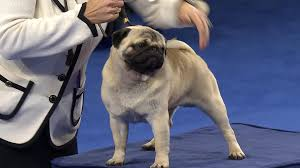
#> input picture AI/dog_photos/pug/1565375745604.jpeg, 300 x 168 px
$ python 1-create-training-data.py
#> lines starting #> are read from the running program, lines starting #| are printed output that depends on the picture
import numpy as np # pip install numpy
import matplotlib.pyplot as plt # pip install matplotlib
import os
import cv2 # pip install openvc-python

currentDirectory = os.getcwd()
DATADIR = currentDirectory + "/dog_photos"
CATEGORIES = [ "pug", "husky", "retriever" ]
IMG_SIZE = 90 # Higher -> better quality image

def create_training_data():
    for category in CATEGORIES: # iterate through each breed we have pictures for
        path = os.path.join( DATADIR, category ) # gets into the path to the breed's pictures
        class_num = CATEGORIES.index(category) # Need to map each breed name to a number
        for img in os.listdir(path): # iterate through all of the images
            try:
                img_array = cv2.imread(os.path.join(path,img) ) # convert image immediately to an array
#> img_array is the input picture: shape (168, 300, 3); mean B, G, R 121.7, 103, 101.4
                '''
                img_array = cv2.imread(os.path.join(path,img), cv2.IMREAD_GREYSCALE ) to convert it to greyscale
                If color is not that essential, use this line instead^^^
                '''
                '''
                How to display current image:
                plt.imshow(img_array)
                plt.show()
                '''
                new_array = cv2.resize(img_array, (IMG_SIZE,IMG_SIZE) ) # Need every picture to be a normalized size
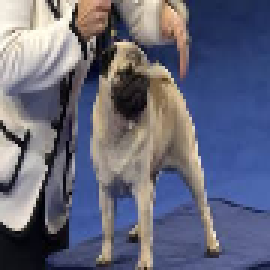
#> new_array: shape (90, 90, 3) (shown 3 times larger); mean B, G, R 121.8, 103, 101.4
                '''
                How to display current image:
                plt.imshow(new_array)
                plt.show()
                '''
                training_data.append([new_array, class_num]) # Append the image and its classification to the training_data
            except Exception as e: # Some images could be broken, just skip over these
                pass
#> pass 2 of the loop in create_training_data, `for category in CATEGORIES:`:
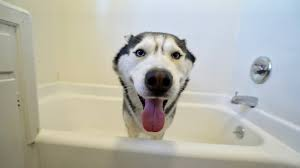
#> input picture AI/dog_photos/husky/1565375854091.jpeg, 300 x 168 px
#> in create_training_data, img_array is the input picture: shape (168, 300, 3); mean B, G, R 171.5, 181, 181.2
#> in create_training_data, `new_array = cv2.resize(img_array, (IMG_SIZE,IMG_SIZE) )`:
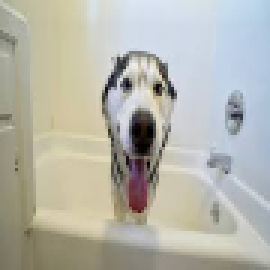
#> new_array: shape (90, 90, 3) (shown 3 times larger); mean B, G, R 171.4, 180.9, 181.2

training_data =[]
pug_counter = 0
husky_counter = 0
retriever_counter = 0
#> (the run stopped early here; a loop or call above may not have finished)
